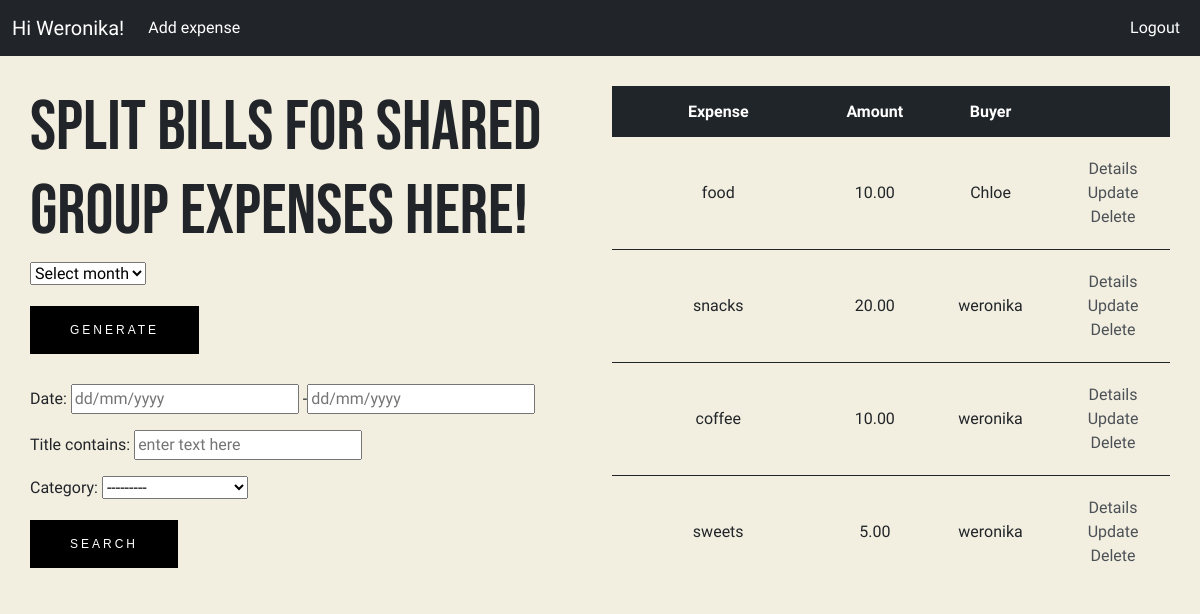
The app's page / (signed in) with its own data.
### expense_list/models.py (models this page shows, shortened)
class Category(models.Model):
    title = models.CharField(max_length=50, null=True, blank=False)
    def __str__(self):
        return self.title

class Expense(models.Model):
    user = models.ForeignKey(User, on_delete=models.CASCADE, null=True, blank=True)
    title = models.CharField(max_length=200, null= False, blank=False, default='title')
    amount = models.DecimalField(max_digits=8, decimal_places=2)
    description = models.TextField(null=False, blank=True, default='text')
    date = models.DateTimeField(default=timezone.now)
    category = models.ForeignKey(Category, on_delete=models.CASCADE)
    class Meta:
        ordering = ['-date']

### expense_list/views.py (the view)
# urls.py: path('', ExpenseList.as_view(), name='expenselist'),
class ExpenseList(LoginRequiredMixin, ListView):
    model = Expense
    context_object_name = 'expenses'
    def get_context_data(self, *args, **kwargs):
        context = super().get_context_data(**kwargs)
        expenses = Expense.objects.all()
        expense_filter = ExpenseFilter(expenses)
        myFilter = ExpenseFilter(self.request.GET, queryset = expenses)
        expenses = myFilter.qs
        context = {'myFilter': ExpenseFilter(), 'expenses':expenses}
        return context

### expense_list/templates/expense_list/expense_list.html (shortened to what this page needs)
{% extends 'expense_list/main.html' %}
{% block content %}
<nav class="navbar navbar-expand-lg navbar-dark bg-dark sticky-top">
  <div class="container-fluid">
    <a class="navbar-brand">Hi {{request.user|title}}!</a>
    <div class="collapse navbar-collapse" id="navbarNav">
      <ul class="navbar-nav me-auto">
        <li class="nav-item">
          <a class="nav-link active" href="{% url 'expensecreate' %}">Add expense</a>
        </li>
      </ul>
      <ul class="navbar-nav ms-auto">
        {% if request.user.is_authenticated %}
        <li class="nav-item">
          <a class="nav-link active" href = "{% url 'logout' %}">Logout</a>
        </li>
          {% else %}
        <li class="nav-item">
          <a class="nav-link active" href = "{% url 'login' %}">Login</a>
        </li>
        {% endif %}
      </ul>
    </div>
  </div>
</nav>
<div class="container-fluid padding">
    <div class="row">
        <div class="col-md-6 col-12-xsmall list">
            <h1>Split bills for shared group expenses here!</h1>
            <form action="{% url 'expensesummary' %}">
            <div class="dropdown">
                <select name="q">
                <div class="dropdown-title"><option disabled selected>Select month</option></div>
                </select>
            </div>
                <div>
                  <button class = "submit-btn" type="submit">Generate</button>
                </div>
            </form>
            <div class="filterform">
                 <form class="form-inline" method="GET">
                {{ myFilter.form.as_p }}
                <button class="regular-btn" type="submit">Search</button>
                </form>
            </div>
        </div>
        <div class="col-md-6 col-12-xsmall list">
            <table>
            <tr>
            <th>Expense</th>
            <th>Amount</th>
            <th>Buyer</th>
            <th></th>
            </tr>
            {% for expense in expenses %}
            <tr>
                <td>{{expense.title}}</td>
                <td>{{expense.amount}}</td>
                <td>{{expense.user.username}}</td>
                <td><a href = "{% url 'expensedetail' expense.id %}">Details</a>
                <br><a href = "{% url 'expenseupdate' expense.id %}">Update</a>
                <br><a href = "{% url 'expensedelete' expense.id %}">Delete</a></td>
            </tr>
            {% empty %}
            <td><h3>No items here!</h3></td>
            </table>
            {% endfor %}
        </div>
    </div>
</div>
{% endblock content %}

### expense_list/templates/expense_list/main.html (style rules this page uses)
body { background-color: #F3EFE0; font-family: 'Pontano Sans', sans-serif; }
.padding { padding: 30px; }
a { color: #4b5156; text-decoration: none; }
table { border-collapse: collapse; border-spacing: 50px 0; position: relative; height:100%; width:100%; }
td { padding: 20px 20px; }
tr { padding: 20px 20px; border: solid; border-width: 1px 0; border-color: #202529; text-align: center; }
th { background-color: #202529 !important; color: #ffffff; text-align: center; height: 50px !important; }
h1 { font-family: 'Bebas Neue', cursive !important; font-size: 70px; }
.regular-btn { padding: 15px 40px; background: #000; border:0; color: #fff; text-transform: uppercase; font-family: helvetica; font-size: 12px; letter-spacing: 3px; position: relative; transition: all .4s cubic-bezier(0.645, 0.045, 0.355, 1); cursor: pointer; display: block; margin-top: 20px; }
.submit-btn { padding: 15px 40px; background: #000; border:0; color: #fff; text-transform: uppercase; font-family: helvetica; font-size: 12px; letter-spacing: 3px; position: relative; transition: all .4s cubic-bezier(0.645, 0.045, 0.355, 1); cursor: pointer; display: block; margin-top: 20px; }
.submit-btn::after, .submit-btn::before { content: ""; position: absolute; top: 50%; right: 0px; transform: translateY(-50%); opacity: 0; transition: all .4s cubic-bezier(0.645, 0.045, 0.355, 1); }
.submit-btn::after { width: 30px; height: 1px; background: white; transform: translateX(-3px); margin-top: 0px; }
.submit-btn::before { content: ""; transform: rotate(-135deg) translateX(50%); width: 11px; height: 11px; background: transparent; border-left: 1px solid white; border-bottom: 1px solid white; margin-top: -1px; }
.dropdown option { padding: 15px 40px; background: #000; border:0; color: #fff; text-transform: uppercase; font-family: helvetica; font-size: 12px; letter-spacing: 3px; position: relative; transition: all .4s cubic-bezier(0.645, 0.045, 0.355, 1); cursor: pointer; display: block; margin-top: 20px; }
.list { overflow:auto; height: 500px; }
.filterform { padding-top: 30px; }

### records on screen
Expense: title "food", amount "10.00", user.username "Chloe"
Expense: title "snacks", amount "20.00", user.username "weronika"
Expense: title "coffee", amount "10.00", user.username "weronika"
Expense: title "sweets", amount "5.00", user.username "weronika"

### other values on screen
{{ request.user|title }} "Weronika"
